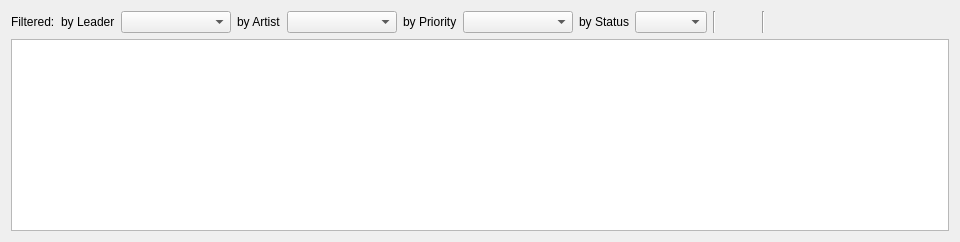
            <widget class="QWidget" name="tab_8">
             <attribute name="title">
              <string>Issue Tracking</string>
             </attribute>
             <layout class="QVBoxLayout" name="verticalLayout_11">
              <item>
               <layout class="QHBoxLayout" name="horizontalLayout_5">
                <item>
                 <widget class="QLabel" name="label_7">
                  <property name="text">
                   <string>Filtered:</string>
                  </property>
                 </widget>
                </item>
                <item>
                 <widget class="QLabel" name="label_8">
                  <property name="text">
                   <string>by Leader</string>
                  </property>
                 </widget>
                </item>
                <item>
                 <widget class="QComboBox" name="comboBox_4">
                  <property name="minimumContentsLength">
                   <number>10</number>
                  </property>
                 </widget>
                </item>
                <item>
                 <widget class="QLabel" name="label_9">
                  <property name="text">
                   <string>by Artist</string>
                  </property>
                 </widget>
                </item>
                <item>
                 <widget class="QComboBox" name="comboBox_5">
                  <property name="minimumContentsLength">
                   <number>10</number>
                  </property>
                 </widget>
                </item>
                <item>
                 <widget class="QLabel" name="label_10">
                  <property name="text">
                   <string>by Priority</string>
                  </property>
                 </widget>
                </item>
                <item>
                 <widget class="QComboBox" name="comboBox_6">
                  <property name="minimumContentsLength">
                   <number>10</number>
                  </property>
                 </widget>
                </item>
                <item>
                 <widget class="QLabel" name="label_12">
                  <property name="text">
                   <string>by Status</string>
                  </property>
                 </widget>
                </item>
                <item>
                 <widget class="QComboBox" name="cbbIssueStatus"/>
                </item>
                <item>
                 <widget class="Line" name="line_5">
                  <property name="orientation">
                   <enum>Qt::Vertical</enum>
                  </property>
                 </widget>
                </item>
                <item>
                 <spacer name="horizontalSpacer_2">
                  <property name="orientation">
                   <enum>Qt::Horizontal</enum>
                  </property>
                  <property name="sizeHint" stdset="0">
                   <size>
                    <width>40</width>
                    <height>20</height>
                   </size>
                  </property>
                 </spacer>
                </item>
                <item>
                 <widget class="Line" name="line">
                  <property name="orientation">
                   <enum>Qt::Vertical</enum>
                  </property>
                 </widget>
                </item>
                <item>
                 <widget class="QPushButton" name="pushButton_11">
                  <property name="toolTip">
                   <string>Create new issue</string>
                  </property>
                  <property name="text">
                   <string/>
                  </property>
                  <property name="icon">
                   <iconset>
                    <normaloff>:/Project/Add.png</normaloff>:/Project/Add.png</iconset>
                  </property>
                  <property name="flat">
                   <bool>true</bool>
                  </property>
                 </widget>
                </item>
                <item>
                 <widget class="QPushButton" name="pushButton_12">
                  <property name="toolTip">
                   <string>Issue solved</string>
                  </property>
                  <property name="text">
                   <string/>
                  </property>
                  <property name="icon">
                   <iconset resource="../../../source/icons/IconResource.qrc">
                    <normaloff>:/Project/Check.png</normaloff>:/Project/Check.png</iconset>
                  </property>
                  <property name="flat">
                   <bool>true</bool>
                  </property>
                 </widget>
                </item>
                <item>
                 <widget class="QPushButton" name="pushButton_3">
                  <property name="toolTip">
                   <string>edit issue</string>
                  </property>
                  <property name="text">
                   <string/>
                  </property>
                  <property name="icon">
                   <iconset resource="../../../source/icons/IconResource.qrc">
                    <normaloff>:/Project/Edit.png</normaloff>:/Project/Edit.png</iconset>
                  </property>
                  <property name="flat">
                   <bool>true</bool>
                  </property>
                 </widget>
                </item>
                <item>
                 <widget class="QPushButton" name="pushButton_13">
                  <property name="toolTip">
                   <string>remove issue</string>
                  </property>
                  <property name="text">
                   <string/>
                  </property>
                  <property name="icon">
                   <iconset resource="../../../source/icons/IconResource.qrc">
                    <normaloff>:/Project/Delete.png</normaloff>:/Project/Delete.png</iconset>
                  </property>
                  <property name="flat">
                   <bool>true</bool>
                  </property>
                 </widget>
                </item>
               </layout>
              </item>
              <item>
               <widget class="QListWidget" name="listWidgetIssue">
                <property name="alternatingRowColors">
                 <bool>true</bool>
                </property>
               </widget>
              </item>
             </layout>
            </widget>
